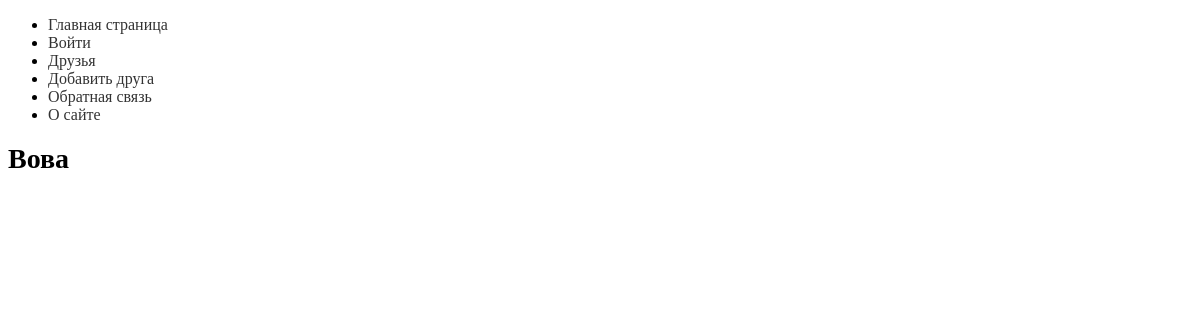
/friend/vova/, run on an earlier commit of the app's database.
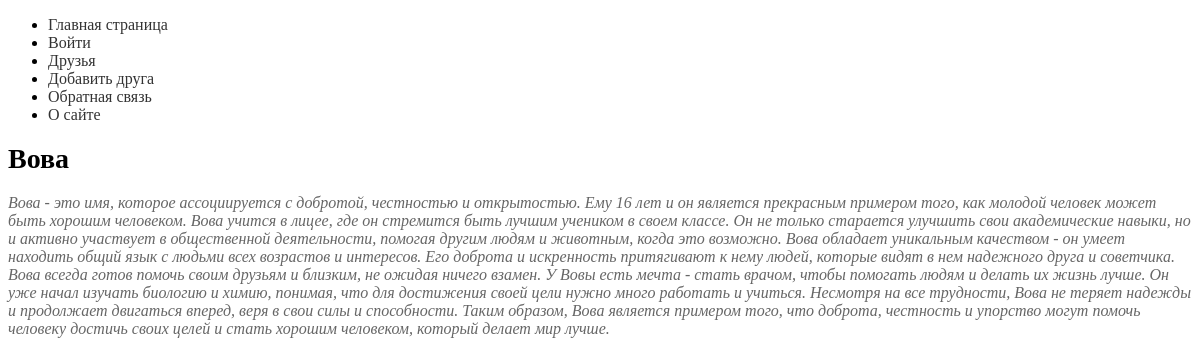
And on a later commit of the database.
### myapp/models.py (models this page shows, shortened)
class Friends(models.Model):
    class Status(models.IntegerChoices):
        NOT_THE_BEST = 0, "Не лучший друг"
        THE_BEST = 1, "Лучший друг"
    name = models.CharField(max_length=255)
    slug = models.SlugField(max_length=255, unique=True, db_index=True)
    description = models.TextField(blank=True)
    time_create = models.DateTimeField(auto_now_add=True)
    time_update = models.DateTimeField(auto_now=True)
    is_the_best = models.BooleanField(choices=Status.choices, default=Status.NOT_THE_BEST)
    gender = models.ForeignKey("Gender", on_delete=models.PROTECT)
    objects = models.Manager()
    is_the_best_manager = IsTheBestManager()
    class Meta:
        pass

### myapp/views.py (the view)
# urls.py: path("friend/<slug:fr_slug>/", views.friend_slug, name="friend-slug")
def friend_slug(request, fr_slug):
    friend = get_object_or_404(Friends, slug=fr_slug)
    data = {"friend": friend,
            "title": friend.name,
            "menu": menu,
            }
    return render(request, "myapp/friend.html", data)

### myapp/templates/myapp/friend.html (shortened to what this page needs)
{% extends "base.html" %}
{% block content %}
<div class="info">{{ friend.description }}</div>
{% endblock %}

### templates/base.html (shortened to what this page needs)
<!DOCTYPE html>
{% load static %}
<html lang="en">
<head>
    <link rel="stylesheet" href="{% static 'myapp/css/styles.css' %}" type="text/css"/>
</head>
<body>
<ul>
    {% for m in menu %}
    <li>
        <a href="{% url m.name %}" {% if forloop.last %}class="last-menu"{% endif %}>
            {{ m.title }}
        </a>
    </li>
    {% endfor %}
</ul>
<h1 class="friend-title">{{ title }}</h1>
{% block content %}
{% endblock %}
</body>
</html>

What changed in the data, as far as the page shows it:
changed Friends "Вова": description (not shown) → "Вова - это имя, которое ассоциируется с добротой, честностью и открытостью. Ему 16 лет и он является прекрасным примером того, как молодой человек может быть хорошим человеком. Вова учится в лицее, где он стремится быть лучшим учеником в своем классе. Он не только старается улучшить свои академические навыки, но и активно участвует в общественной деятельности, помогая другим людям и животным, когда это возможно. Вова обладает уникальным качеством - он умеет находить общий язык с людьми всех возрастов и интересов. Его доброта и искренность притягивают к нему людей, которые видят в нем надежного друга и советчика. Вова всегда готов помочь своим друзьям и близким, не ожидая ничего взамен. У…"
